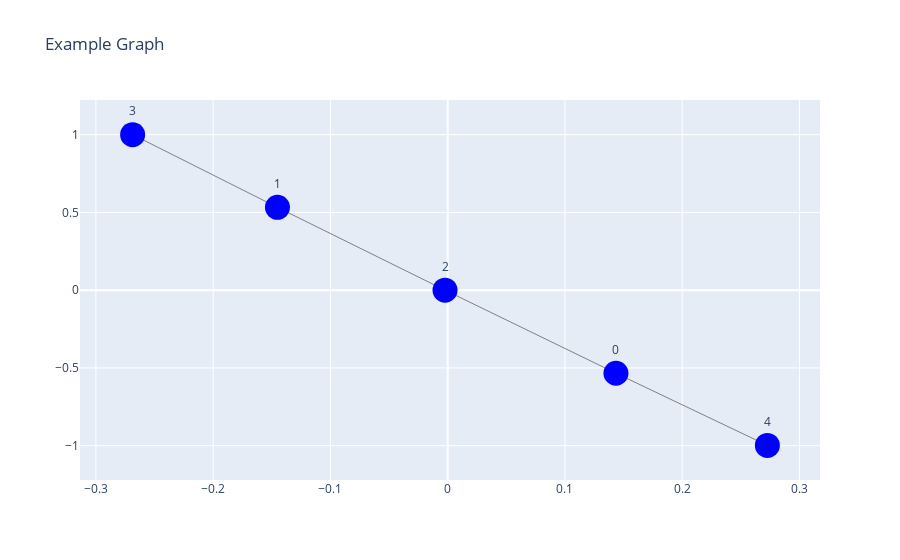

Notebook code cell kept with this figure:
### Markdown cell above
#### Illustrative Example
Let's create a graph $G$ with 2 users, 3 items and the following adjacency matrix: $$\begin{bmatrix}0 & 0 & 1 & 0 & 1 \\ 0 & 0 & 1 & 1 & 0 \\ 1 & 1 & 0 & 0 & 0 \\ 0 & 1 & 0 & 0 & 0 \\ 1 & 0 & 0 & 0 & 0\end{bmatrix}.$$

It corresponds to the following schema:

### Code cell
G = nx.from_dict_of_dicts({
    0 : {2 : {}, 4 : {}},
    1 : {2 : {}, 3 : {}},
    2 : {0 : {}, 1 : {}},
    3 : {1 : {}},
    4 : {0 : {}}
})

draw_plotly(G)

### Figure 1 — Plotly figure (JSON) as saved in the notebook; plotly's stock layout.template omitted (floating-point values rounded to 4 significant figures)
{"data": [{"hoverinfo": "none", "line": {"color": "gray", "width": 1}, "mode": "lines", "type": "scatter", "x": [0.1435, -0.002262, null, 0.1435, 0.2726, null, -0.1452, -0.002262, null, -0.1452, -0.2687, null], "y": [-0.5341, -0.0001138, null, -0.5341, -0.9981, null, 0.5323, -0.0001138, null, 0.5323, 1, null]}, {"marker": {"color": "blue", "size": 25}, "mode": "markers+text", "text": ["0", "1", "2", "3", "4"], "textposition": "top center", "type": "scatter", "x": [0.1435, -0.1452, -0.002262, -0.2687, 0.2726], "y": [-0.5341, 0.5323, -0.0001138, 1, -0.9981]}], "layout": {"hovermode": "closest", "showlegend": false, "title": {"text": "Example Graph"}}}
